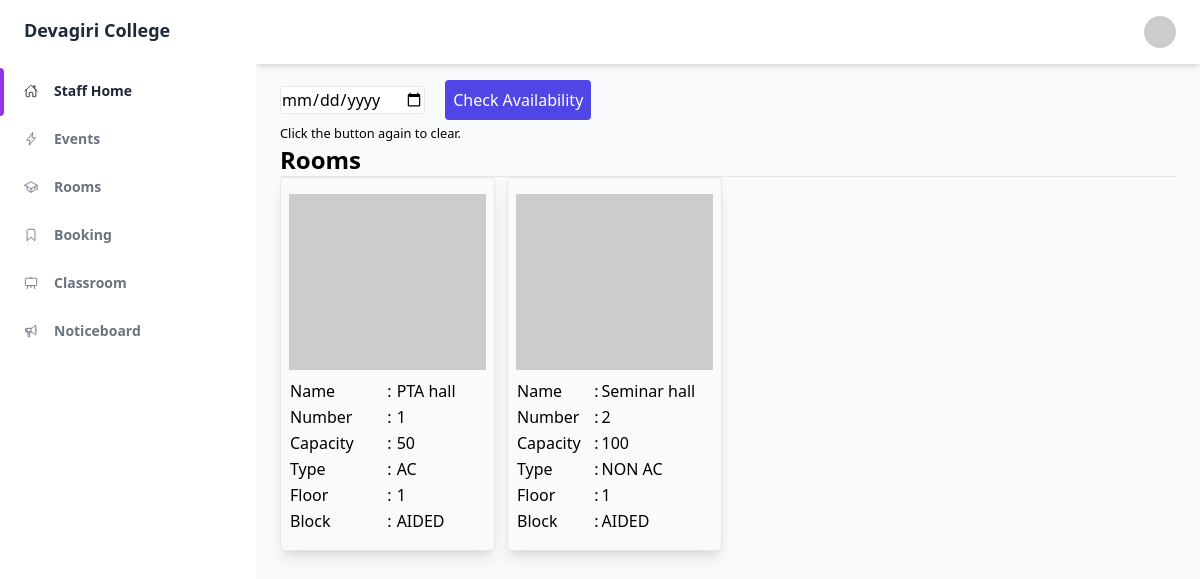
Screenshot of /administrator/room/ (signed in) with the database file from the repository.
### administrator/models.py (models this page shows, shortened)
class Room(models.Model):
    FLOOR = (
        (1, '1'),
        (2, '2')
    )
    TYPE = (
        ('AC', 'AC'),
        ('NON AC', 'NON AC')
    )
    STATUS = (
        ('AVAILABLE', 'AVAILABLE'),
        ('UNAVAILABLE', 'UNAVAILABLE')
    )
    BLOCK = (
        ('AIDED', 'AIDED'),
        ('SELF', 'SELF')
    )
    id = models.AutoField(primary_key=True)
    room_name = models.CharField(max_length=30, blank=True, null=True, unique=True)
    room_no = models.CharField(max_length=15, blank=True, null=True, unique=True)
    capacity = models.CharField(max_length=15, unique=True)
    type = models.CharField(max_length=10, choices=TYPE, blank=True, null=True)
    status = models.CharField(max_length=25, choices=STATUS, blank=True, null=True)
    floor = models.IntegerField(blank=True, choices=FLOOR)
    block = models.CharField(max_length=10, choices=BLOCK, blank=True, null=True)
    image = models.ImageField(upload_to='room_images', blank=True, null=True)

### administrator/views.py (the view)
# urls.py: path('room/', RoomListView.as_view(), name='room_list'),
class RoomListView(LoginRequiredMixin, UserPassesTestMixin, ListView):
    model = Room
    template_name = "administrator/room/list.html"
    def get_context_data(self):
        context = super().get_context_data()
        context['search'] = self.request.GET.get('q')
        return context
    def get_queryset(self):
        search = self.request.GET.get('q')
        queryset = Room.objects.all()
        if search:
            queryset = queryset.exclude(booking__booked_from=search)
        return queryset
    def test_func(self):
        return self.request.user.admin or self.request.user.staff

### administrator/templates/administrator/room/list.html (shortened to what this page needs)
{% extends 'master.html' %}
{% block content %}
<div class="flex">
    <div class="flex">
        <form method="get">
            <input type="date" name="q" class="border rounded mr-4">
            <button type="submit" class="p-2 bg-indigo-600 rounded text-white">Check Availability</button>
        </form>
    </div>
</div>
<p>
    <small>Click the button again to clear.</small>
</p>
<h1 class="font-bold text-2xl">Rooms</h1>
<hr />
<div class="grid grid-cols-4 gap-3">
    {% for i in object_list %}
    <div class="shadow-lg border rounded p-2 hover:shadow-xl transition">
        <div class="mt-2">
            <div>
                {% if i.image %}
                <img src="{{ i.image.url }}" class="w-full h-44" alt="Image failed to load" />
                {% else %}
                <img src="https://dummyimage.com/200x200.jpg?text=No%20Image" alt="Image failed to load"
                    class="w-full h-44" />
                {% endif %}
            </div>
            <div class="py-2">
                <table class="w-full">
                    <tr>
                        <td>Name</td>
                        <td>:</td>
                        <td>{{ i.room_name }}</td>
                    </tr>
                    <tr>
                        <td>Number</td>
                        <td>:</td>
                        <td>{{ i.room_no }}</td>
                    </tr>
                    <tr>
                        <td>Capacity</td>
                        <td>:</td>
                        <td>{{ i.capacity }}</td>
                    </tr>
                    <tr>
                        <td>Type</td>
                        <td>:</td>
                        <td>{{ i.type }}</td>
                    </tr>
                    <tr>
                        <td>Floor</td>
                        <td>:</td>
                        <td>{{ i.floor }}</td>
                    </tr>
                    <tr>
                        <td>Block</td>
                        <td>:</td>
                        <td>{{ i.block }}</td>
                    </tr>
                </table>
            </div>
        </div>
    </div>
    {% endfor %}
</div>
{% endblock content %}

### rows the page displays
Room: room_name "PTA hall", room_no "1", capacity "50", type "AC", floor "1", block "AIDED"
Room: room_name "Seminar hall", room_no "2", capacity "100", type "NON AC", floor "1", block "AIDED"
